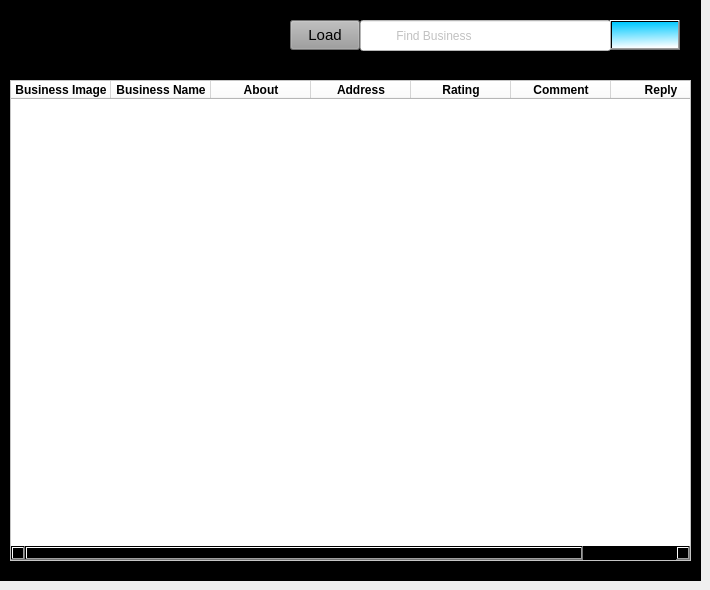
    <widget class="QWidget" name="RevBuz">
     <widget class="QFrame" name="frame_9">
      <property name="geometry">
       <rect>
        <x>0</x>
        <y>0</y>
        <width>701</width>
        <height>581</height>
       </rect>
      </property>
      <property name="styleSheet">
       <string notr="true">background-color: rgb(0, 0, 0);</string>
      </property>
      <property name="frameShape">
       <enum>QFrame::StyledPanel</enum>
      </property>
      <property name="frameShadow">
       <enum>QFrame::Raised</enum>
      </property>
      <widget class="QTableWidget" name="tblBusiness_2">
       <property name="geometry">
        <rect>
         <x>10</x>
         <y>80</y>
         <width>681</width>
         <height>481</height>
        </rect>
       </property>
       <property name="styleSheet">
        <string notr="true">background-color: rgb(255, 255, 255);</string>
       </property>
       <column>
        <property name="text">
         <string>Business Image</string>
        </property>
        <property name="font">
         <font>
          <bold>true</bold>
         </font>
        </property>
       </column>
       <column>
        <property name="text">
         <string>Business Name</string>
        </property>
        <property name="font">
         <font>
          <bold>true</bold>
         </font>
        </property>
       </column>
       <column>
        <property name="text">
         <string>About</string>
        </property>
        <property name="font">
         <font>
          <bold>true</bold>
         </font>
        </property>
       </column>
       <column>
        <property name="text">
         <string>Address</string>
        </property>
        <property name="font">
         <font>
          <bold>true</bold>
         </font>
        </property>
       </column>
       <column>
        <property name="text">
         <string>Rating</string>
        </property>
        <property name="font">
         <font>
          <bold>true</bold>
         </font>
        </property>
       </column>
       <column>
        <property name="text">
         <string>Comment</string>
        </property>
        <property name="font">
         <font>
          <bold>true</bold>
         </font>
        </property>
       </column>
       <column>
        <property name="text">
         <string>Reply</string>
        </property>
        <property name="font">
         <font>
          <bold>true</bold>
         </font>
        </property>
        <property name="foreground">
         <brush brushstyle="SolidPattern">
          <color alpha="255">
           <red>0</red>
           <green>0</green>
           <blue>0</blue>
          </color>
         </brush>
        </property>
       </column>
      </widget>
      <widget class="QPushButton" name="load_2">
       <property name="geometry">
        <rect>
         <x>610</x>
         <y>20</y>
         <width>70</width>
         <height>30</height>
        </rect>
       </property>
       <property name="minimumSize">
        <size>
         <width>0</width>
         <height>21</height>
        </size>
       </property>
       <property name="maximumSize">
        <size>
         <width>70</width>
         <height>30</height>
        </size>
       </property>
       <property name="font">
        <font>
         <pointsize>11</pointsize>
        </font>
       </property>
       <property name="toolTip">
        <string>&lt;html&gt;&lt;head/&gt;&lt;body&gt;&lt;p&gt;&lt;span style=&quot; color:#ffffff;&quot;&gt;Load Businesses&lt;/span&gt;&lt;/p&gt;&lt;/body&gt;&lt;/html&gt;</string>
       </property>
       <property name="styleSheet">
        <string notr="true">color: rgb(0, 0, 0);
background-color: qlineargradient(spread:pad, x1:0.438, y1:0, x2:0.505455, y2:1, stop:0 rgba(0, 201, 255, 255), stop:1 rgba(255, 255, 255, 255));
</string>
       </property>
       <property name="text">
        <string/>
       </property>
       <property name="icon">
        <iconset>
         <normaloff>:/newPrefix/images/search (1).png</normaloff>:/newPrefix/images/search (1).png</iconset>
       </property>
      </widget>
      <widget class="QLineEdit" name="lineEdit_5">
       <property name="geometry">
        <rect>
         <x>360</x>
         <y>20</y>
         <width>251</width>
         <height>31</height>
        </rect>
       </property>
       <property name="minimumSize">
        <size>
         <width>132</width>
         <height>0</height>
        </size>
       </property>
       <property name="styleSheet">
        <string notr="true">background-color: rgb(255, 255, 255);
border-bottom: 3px solid  rgb(0, 170, 255);
color: rgb(131, 131, 131);</string>
       </property>
       <property name="placeholderText">
        <string>          Find Business</string>
       </property>
      </widget>
      <widget class="QPushButton" name="load">
       <property name="geometry">
        <rect>
         <x>290</x>
         <y>20</y>
         <width>70</width>
         <height>30</height>
        </rect>
       </property>
       <property name="minimumSize">
        <size>
         <width>0</width>
         <height>21</height>
        </size>
       </property>
       <property name="maximumSize">
        <size>
         <width>70</width>
         <height>30</height>
        </size>
       </property>
       <property name="font">
        <font>
         <pointsize>11</pointsize>
        </font>
       </property>
       <property name="toolTip">
        <string>&lt;html&gt;&lt;head/&gt;&lt;body&gt;&lt;p&gt;&lt;span style=&quot; color:#ffffff;&quot;&gt;Load Businesses&lt;/span&gt;&lt;/p&gt;&lt;/body&gt;&lt;/html&gt;</string>
       </property>
       <property name="styleSheet">
        <string notr="true">color: rgb(0, 0, 0);
background-color: rgb(157, 157, 157);</string>
       </property>
       <property name="text">
        <string>Load</string>
       </property>
       <property name="icon">
        <iconset>
         <normaloff>:/newPrefix/images/refresh-page-option.png</normaloff>:/newPrefix/images/refresh-page-option.png</iconset>
       </property>
      </widget>
     </widget>
    </widget>
